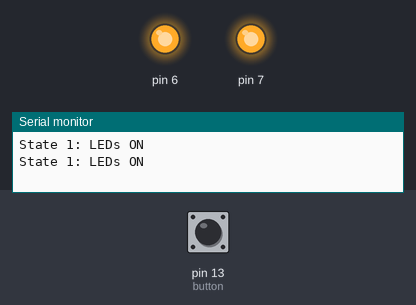
A sketch run on a simulated Arduino Uno, built with avr-gcc and run on an emulated ATmega328P. On the bench: output pins drawn as LEDs (lit = HIGH), the last lines printed to the serial monitor. Dashed ring = blinking. The inputs (shaded band) are chosen by the test bench; at power-on: pin 13 (button) HIGH.

Above: at 1.7 s.
1.8 s: pin 13 (button) pulled LOW for 0.6 s
At 3.8 s:
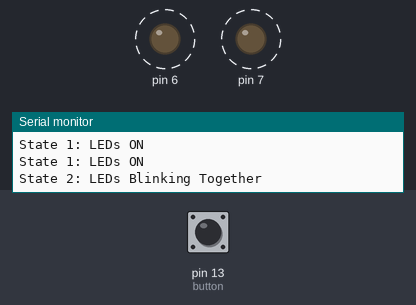
5.4 s: pin 13 (button) pulled LOW for 1 s
At 7.4 s:
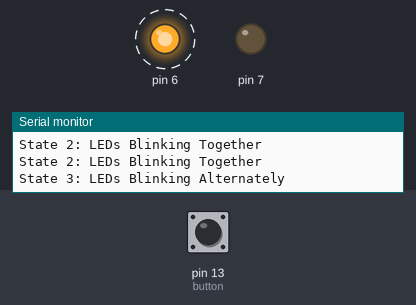
9.0 s: pin 13 (button) pulled LOW for 3.2 s
At 11.4 s:
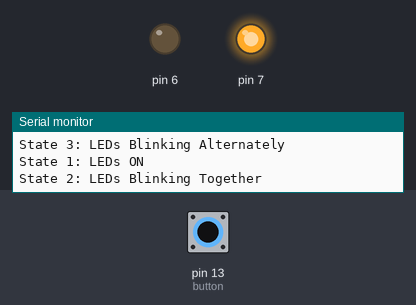
Timing chart, 0 to 20.0 s (numbered marks = the images above; inputs shaded):
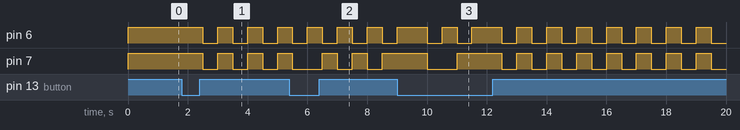

Measured:
- after the input at 1.8 s, pin 6, pin 7: alternates HIGH for 0.50 s and LOW for 0.50 s, starting after 0.70 s

The sketch:

Activity_4.ino
```cpp
/* This program creates state changes using a push button
Requirements: Insert serial prints to see in which the states the LEDs are in
*/

class Button {
private:
  byte pin;

public:
  Button(byte p) : pin(p){
    pinMode(pin, INPUT_PULLUP);
  }

  ~Button(){}

  void on(){
    digitalWrite(pin, HIGH);
  }

  void off(){
    digitalWrite(pin, LOW);
  }

  boolean isPressed(){
    return !digitalRead(pin);
  }
};

class LEDs {
private:
    byte pin1;
    byte pin2;

public:
  LEDs(byte p1, byte p2) : pin1(p1), pin2(p2){
    pinMode(pin1, OUTPUT);
    pinMode(pin2, OUTPUT);
  }

  ~LEDs(){}

  void on(){
    digitalWrite(pin1, HIGH);
    digitalWrite(pin2, HIGH);
    delay(500);
  }

  void off(){
    digitalWrite(pin1, LOW);
    digitalWrite(pin2, LOW);
  }

  void blinkTogether(){
    digitalWrite(pin1, HIGH);
    digitalWrite(pin2, HIGH);
    delay(500);
    digitalWrite(pin1, LOW);
    digitalWrite(pin2, LOW);
    delay(500);
  }

  void blinkAlternately(){
    digitalWrite(pin1, HIGH);
    digitalWrite(pin2, LOW);
    delay(500);
    digitalWrite(pin1, LOW);
    digitalWrite(pin2, HIGH);
    delay(500);
  }
};

class StateHandler {
private:
    LEDs &ledRow;

public:
    StateHandler(LEDs& ledRow) : ledRow(ledRow){}

    void state01(){
        ledRow.on();
        Serial.println("State 1: LEDs ON");
    }

    void state02(){
        ledRow.blinkTogether();
        Serial.println("State 2: LEDs Blinking Together");
    }

    void state03(){
        ledRow.blinkAlternately();
        Serial.println("State 3: LEDs Blinking Alternately");
    }
};

LEDs ledRow(6, 7);
Button button(13);
StateHandler stateHandler(ledRow);

int currentState = 0;

void setup(){
  Serial.begin(9600);
  ledRow.on();
}

void loop() {
  if(button.isPressed()){
    currentState = (currentState + 1) % 3;
  }

  switch(currentState){
    case 0:
      stateHandler.state01();
      break;
    case 1:
      stateHandler.state02();
      break;
    case 2:
      stateHandler.state03();
      break;
  }
}
```
